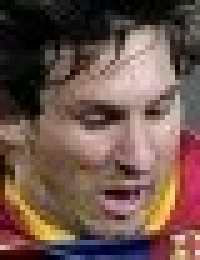
#> input picture messi_face.jpg, 40 x 52 px (shown 5 times larger)
$ python tamplateMatching.py
#> lines starting #> are read from the running program, lines starting #| are printed output that depends on the picture
import math

import cv2 as cv
import numpy as np
from matplotlib import pyplot as plt
img = cv.imread('messi_face.jpg',0)
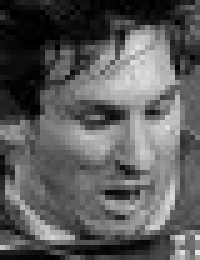
#> img: shape (52, 40) (shown 5 times larger); min 0, max 229, mean 91
template = cv.imread('fullPicture.jpg',0)
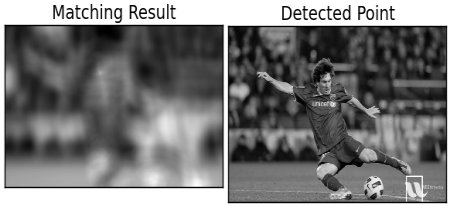
#> input picture fullPicture.jpg, 450 x 206 px
#> template is the input picture: shape (206, 450); min 0, max 255, mean 118.3
#img_gray = cv2.cvtColor(img, cv2.COLOR_BGR2GRAY)
#template_gray = cv2.cvtColor(img, cv2.COLOR_BGR2GRAY)

location_score = {}

def R(i1,j1):
    k = 0
    l = 0
    sum_sqr = 0
    for k in range(0,template.shape[0]):
        for l in range(0, template.shape[1]):
            sum_sqr = sum_sqr + math.pow(tamplate[k,l]-img[k+i1,l+j1])

#for i,j in img:
#> (the run stopped early here; a loop or call above may not have finished)
